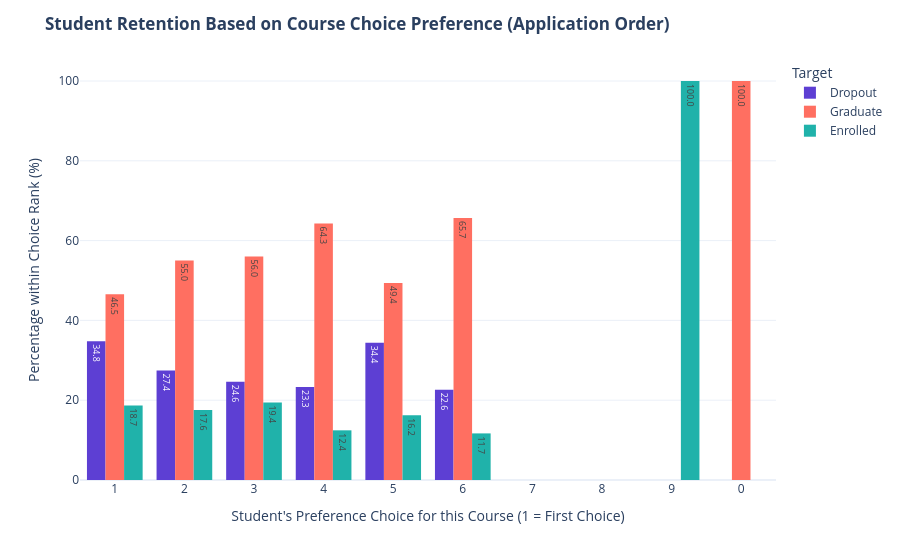

Notebook code cell kept with this figure:
### Code cell
# Since order is numeric (1 to 9), turn it into a string category to prevent continuous scales
df['Preference_Order'] = df['Application order'].astype(str)

fig = px.histogram(
    df,
    x="Preference_Order", 
    color="Target", 
    barmode="group",
    barnorm="percent",
    text_auto='.1f',
    color_discrete_map={'Dropout': '#5D3FD3', 'Graduate': '#FF6F61', 'Enrolled': '#20B2AA'},
    category_orders={"Preference_Order": [str(i) for i in range(1, 10)]}
)

fig.update_layout(
    title="<b>Student Retention Based on Course Choice Preference (Application Order)</b>",
    yaxis_title="Percentage within Choice Rank (%)",
    xaxis_title="Student's Preference Choice for this Course (1 = First Choice)",
    template="plotly_white"
)
fig.show()

### Figure 1 — Plotly figure (JSON) as saved in the notebook; plotly's stock layout.template omitted (floating-point values rounded to 4 significant figures; data arrays with more than 128 entries replaced by an {"elided": "..."} marker saying what was removed)
{"data": [{"alignmentgroup": "True", "bingroup": "x", "hovertemplate": "Target=Dropout<br>Preference_Order=%{x}<br>count (normalized as percent)=%{y}<extra></extra>", "legendgroup": "Dropout", "marker": {"color": "#5D3FD3", "pattern": {"shape": ""}}, "name": "Dropout", "offsetgroup": "Dropout", "orientation": "v", "showlegend": true, "texttemplate": "%{value:.1f}", "type": "histogram", "x": {"elided": "1421 str values"}, "xaxis": "x", "yaxis": "y"}, {"alignmentgroup": "True", "bingroup": "x", "hovertemplate": "Target=Graduate<br>Preference_Order=%{x}<br>count (normalized as percent)=%{y}<extra></extra>", "legendgroup": "Graduate", "marker": {"color": "#FF6F61", "pattern": {"shape": ""}}, "name": "Graduate", "offsetgroup": "Graduate", "orientation": "v", "showlegend": true, "texttemplate": "%{value:.1f}", "type": "histogram", "x": {"elided": "2209 str values"}, "xaxis": "x", "yaxis": "y"}, {"alignmentgroup": "True", "bingroup": "x", "hovertemplate": "Target=Enrolled<br>Preference_Order=%{x}<br>count (normalized as percent)=%{y}<extra></extra>", "legendgroup": "Enrolled", "marker": {"color": "#20B2AA", "pattern": {"shape": ""}}, "name": "Enrolled", "offsetgroup": "Enrolled", "orientation": "v", "showlegend": true, "texttemplate": "%{value:.1f}", "type": "histogram", "x": {"elided": "794 str values"}, "xaxis": "x", "yaxis": "y"}], "layout": {"barmode": "group", "barnorm": "percent", "legend": {"title": {"text": "Target"}, "tracegroupgap": 0}, "margin": {"t": 60}, "title": {"text": "<b>Student Retention Based on Course Choice Preference (Application Order)</b>"}, "xaxis": {"anchor": "y", "categoryarray": ["1", "2", "3", "4", "5", "6", "7", "8", "9"], "categoryorder": "array", "domain": [0, 1], "title": {"text": "Student's Preference Choice for this Course (1 = First Choice)"}}, "yaxis": {"anchor": "x", "domain": [0, 1], "title": {"text": "Percentage within Choice Rank (%)"}}}}
